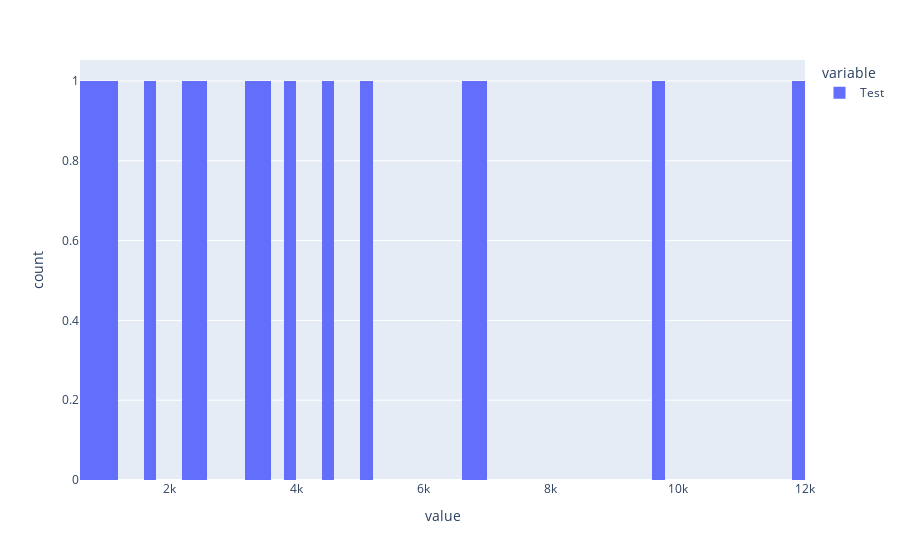

Source (notebook cell):
### Code cell
px.histogram(temp.Test, nbins=100)

### Figure 1 — Plotly figure (JSON) as saved in the notebook; plotly's stock layout.template omitted (floating-point values rounded to 4 significant figures)
{"data": [{"alignmentgroup": "True", "bingroup": "x", "hovertemplate": "variable=Test<br>value=%{x}<br>count=%{y}<extra></extra>", "legendgroup": "Test", "marker": {"color": "#636efa", "pattern": {"shape": ""}}, "name": "Test", "nbinsx": 100, "offsetgroup": "Test", "orientation": "v", "showlegend": true, "type": "histogram", "x": [1108, 1603, 2536, 3562, 2389, 3268, 3919, 627, 803, 11815, 6647, 4477, 5141, 6990, 9704], "xaxis": "x", "yaxis": "y"}], "layout": {"barmode": "relative", "legend": {"title": {"text": "variable"}, "tracegroupgap": 0}, "margin": {"t": 60}, "xaxis": {"anchor": "y", "domain": [0, 1], "title": {"text": "value"}}, "yaxis": {"anchor": "x", "domain": [0, 1], "title": {"text": "count"}}}}
